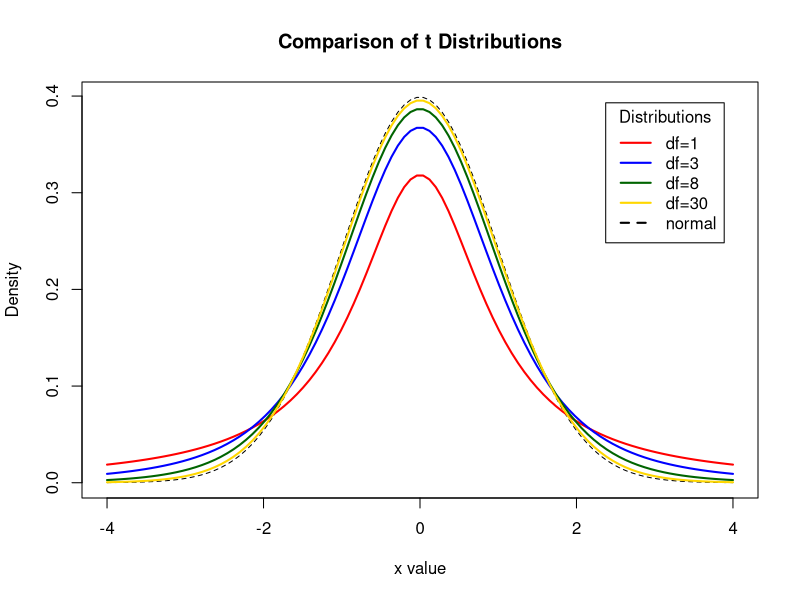
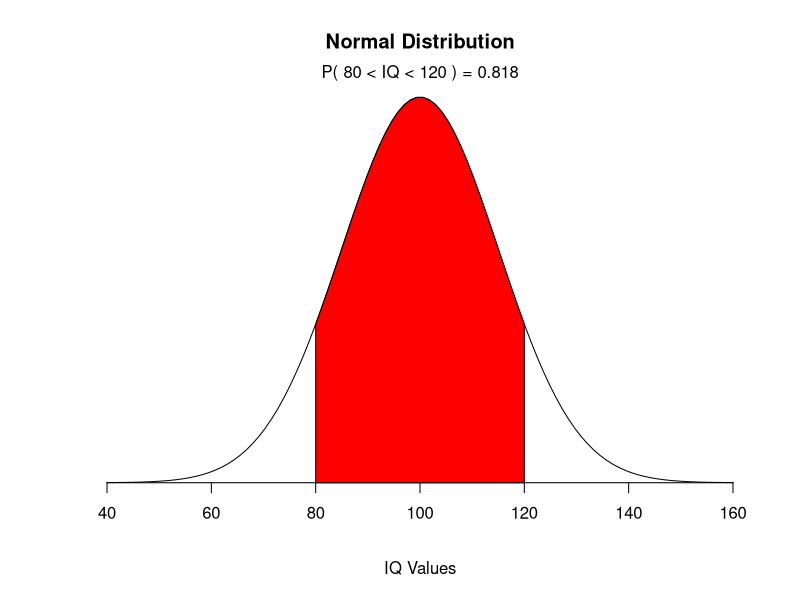

Here is the R script that generated these plots, in order:
## ---- chunk 1
x <- seq(-4, 4, length=100)
hx <- dnorm(x)

degf <- c(1, 3, 8, 30)
colors <- c("red", "blue", "darkgreen", "gold", "black")
labels <- c("df=1", "df=3", "df=8", "df=30", "normal")

plot(x, hx, type="l", lty=2, xlab="x value",
     ylab="Density", main="Comparison of t Distributions")

for (i in 1:4){
  lines(x, dt(x,degf[i]), lwd=2, col=colors[i])
}

legend("topright", inset=.05, title="Distributions",
       labels, lwd=2, lty=c(1, 1, 1, 1, 2), col=colors)
## ---- chunk 2
mean=100; sd=15
lb=80; ub=120

x <- seq(-4,4,length=100)*sd + mean
hx <- dnorm(x,mean,sd)

plot(x, hx, type="n", xlab="IQ Values", ylab="",
  main="Normal Distribution", axes=FALSE)

i <- x >= lb & x <= ub
lines(x, hx)
polygon(c(lb,x[i],ub), c(0,hx[i],0), col="red") 

area <- pnorm(ub, mean, sd) - pnorm(lb, mean, sd)
result <- paste("P(",lb,"< IQ <",ub,") =",
   signif(area, digits=3))
mtext(result,3)
axis(1, at=seq(40, 160, 20), pos=0)

